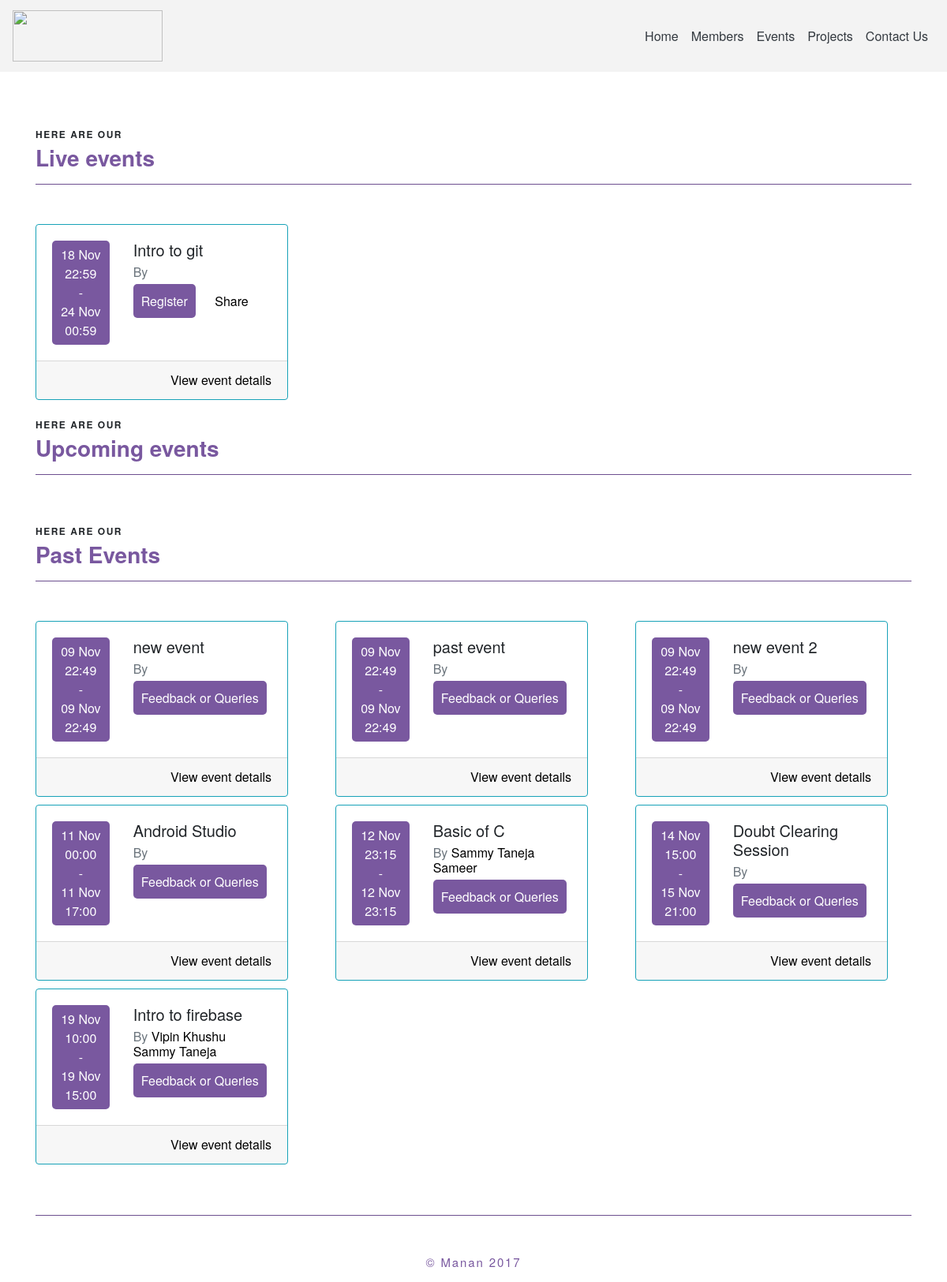
The app's page /events/, older data.
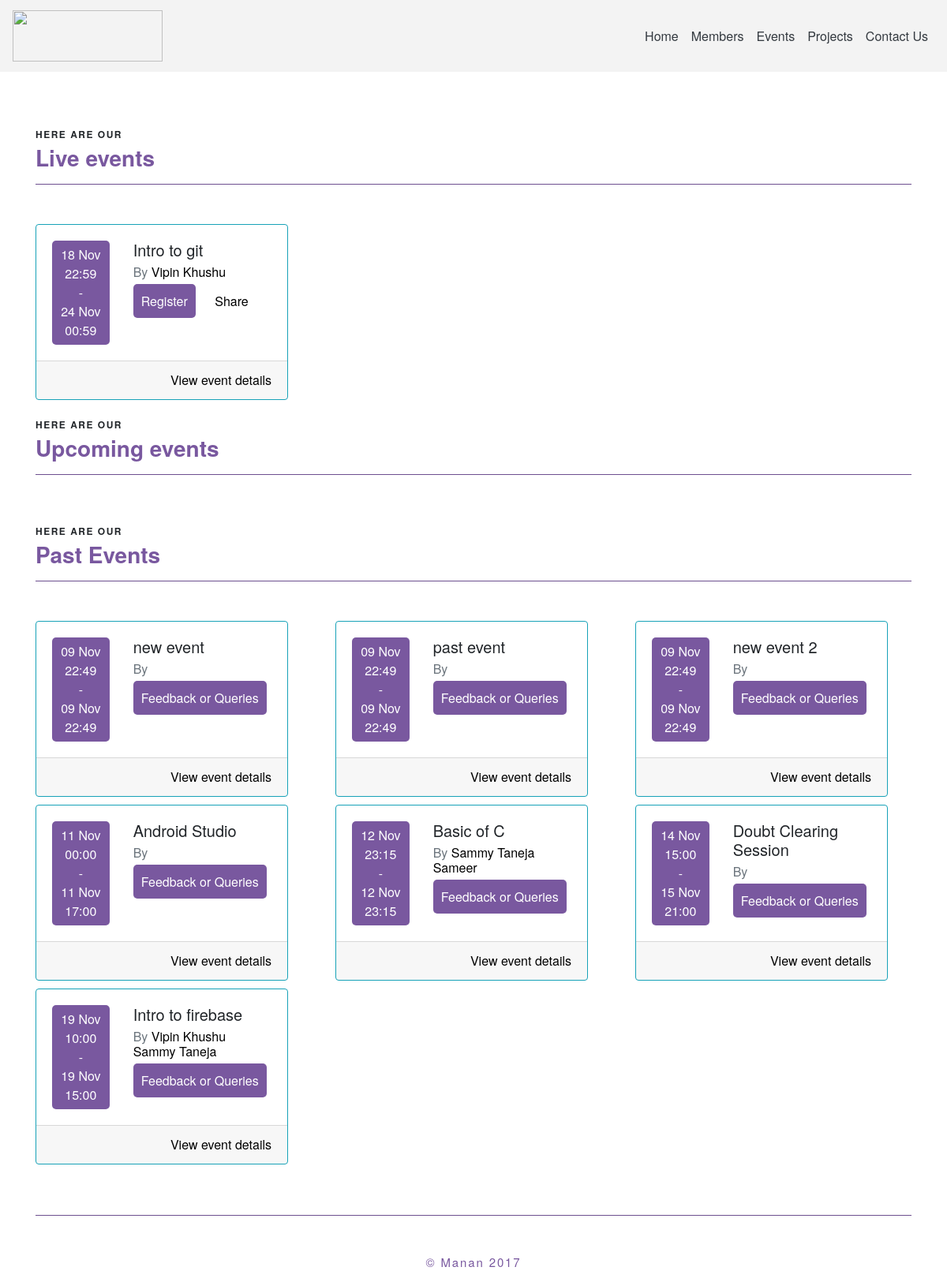
The same page, newer data.
### main/models.py (models this page shows, shortened)
class Event(models.Model):
    description = models.TextField(blank=True, null=True)
    title = models.CharField(max_length=500)
    host = models.ManyToManyField(User)
    venue = models.CharField(max_length=100)
    fee = models.IntegerField(default=0)
    rules = models.TextField(blank=True, null=True)
    prerequistes = models.TextField(blank=True, null=True)
    start_date = models.DateField(default=datetime.date.today,auto_now=False,auto_now_add=False)
    end_date = models.DateField(default=datetime.date.today,auto_now=False,auto_now_add=False)
    start_time = models.TimeField(default=datetime.datetime.now().time(),auto_now=False,auto_now_add=False)
    end_time = models.TimeField(default=datetime.datetime.now().time(),auto_now=False,auto_now_add=False)

class Profile(models.Model):
    user = models.OneToOneField(User, on_delete=models.CASCADE)
    email = models.EmailField(blank=True)
    fname = models.CharField(max_length=100, blank=True)
    lname = models.CharField(max_length=100, blank=True)
    github = models.CharField(max_length=100, blank=True)
    batch = models.IntegerField(default=2017)
    facebook = models.CharField(max_length=100, blank=True)
    linkedin = models.CharField(max_length=100, blank=True)
    twitter = models.CharField(max_length=100, blank=True)
    bio = models.TextField(blank=True, null=True)
    label = models.CharField(max_length=100 , blank=True)
    company = models.CharField(max_length=100, blank=True)
    location = models.CharField(max_length=100,blank=True)
    frameworks = models.CharField(max_length=500,blank=True)
    languages = models.CharField(max_length=500,blank=True)
    achivements = models.CharField(max_length=1000,blank=True)
    he_profile = models.CharField(max_length=100,blank=True)
    spoj_profile = models.CharField(max_length=100,blank=True)
    he_ques = models.IntegerField(default=0)
    spoj_ques = models.IntegerField(default=0)
    git_repos = models.IntegerField(default=0)
    my_website = models.CharField(max_length=100,blank=True)

### main/views.py (the view)
# urls.py: url(r'^events/$',event_list_view,name="events-list"),
def event_list_view(request):
	obj = Event.objects.order_by('start_date','start_time')
	past = []
	future = []
	live = []
	for x in obj :
		if x.end_date <datetime.date.today():
			past.append(x)
		elif x.end_date ==datetime.date.today() and x.end_time < datetime.datetime.now().time():
			past.append(x)
		elif x.start_date > datetime.date.today() or (x.start_date == datetime.date.today() and x.start_time > datetime.datetime.now().time()):
			future.append(x)
		else :
			live.append(x)
	return render(request,'events.html',{'past':past,'future':future,'live':live})

### main/templates/events.html (shortened to what this page needs)
{% extends "header.html" %}
{% block page_context %}
<div class="container">
  <br/><br/>
    {% if live %}
    <div class="row">
    <div class="col-lg-12"><br/>
      <p class="txxt-head">Here are our</p>
      <h3 class="txxt-body">Live events</h3>
      <hr style="background-color: #79589F">
      <br/>
    </div>
  </div>
  <div class="row">
    {% for x in live %}
    <div class="col-lg-4" style="margin-top: 10px;">
      <div class="card border-info" style="width: 20rem;">
        <div class="card-body">
          <div class="row">
            <div class="col-lg-4">
              <div class="container text-center" style="padding:6px;background-color:#79589F;color:#fff;border-radius:5px; ">
                {{ x.start_date|date:"d M " }}{{ x.start_time|time:"H:i" }}
                <br/>
                -
                <br/>
                {{ x.end_date|date:"d M" }} {{ x.end_time|time:"H:i" }}
              </div>
            </div>
            <div class="col-lg-8">
              <h5 class="card-title">{{x.title}}</h5>
              <h6 class="card-subtitle mb-2 text-muted">By
                {% for y in x.host.all %}
                <a href="/member/{{y.username}}">{{y.profile.fname}} {{y.profile.lname}}</a>
                {% endfor %}
              </h6>
              <a href="#" class="card-link"  style="padding:10px;background-color:#79589F;color:#fff;border-radius:5px; " data-toggle="modal" data-target="#registerModal" data-eventid="{{x.pk}}"  data-eventname="{{x.title}}">Register</a>
              <a href="#" class="card-link">Share</a>
            </div>
          </div>
        </div>
        <div class="card-footer">
          <a href="/event/detail/{{x.pk}}" class=" float-right">View event details</a>
        </div>
      </div>
    </div>
    {% endfor %}
  </div>
  {% endif %}
  <div class="row">
    <div class="col-lg-12"><br/>
      <p class="txxt-head">Here are our</p>
      <h3 class="txxt-body">Upcoming events</h3>
      <hr style="background-color: #79589F">
      <br/>
    </div>
  </div>
  <br/>
  <div class="row">
    <div class="col-lg-12">
      <p class="txxt-head">Here are our</p>
      <h3 class="txxt-body">Past Events</h3>
      <hr style="background-color: #79589F">
      <br/>
    </div>
  </div>
  <div class="row">
    {% for x in past %}
    <div class="col-lg-4" style="margin-top: 10px;">
      <div class="card border-info" style="width: 20rem;">
        <div class="card-body">
          <div class="row">
            <div class="col-lg-4">
              <div class="container text-center" style="padding:6px;background-color:#79589F;color:#fff;border-radius:5px; ">
                {{ x.start_date|date:"d M" }} {{ x.start_time|time:"H:i" }}<br/>  -  <br/>{{ x.end_date|date:"d M" }} {{ x.end_time|time:"H:i" }}
              </div>
            </div>
            <div class="col-lg-8">
              <h5 class="card-title">{{x.title}}</h5>
              <h6 class="card-subtitle mb-2 text-muted">By
                {% for y in x.host.all %}
                <a href="/member/{{y.username}}">{{y.profile.fname}} {{y.profile.lname}}</a>
                {% endfor %}
              </h6>
              <a href="/event/detail/{{x.pk}}" class="card-link"  style="padding:10px;background-color:#79589F;color:#fff;border-radius:5px; ">Feedback or Queries</a>
            </div>
          </div>
        </div>
        <div class="card-footer">
          <a href="/event/detail/{{x.pk}}" class=" float-right">View event details</a>
        </div>
      </div>
    </div>
    {% endfor %}
  </div>
  <br/><br/>
  <hr style="background-color: #79589F">
</div>
<br/>
{% endblock page_context %}

### main/templates/header.html (shortened to what this page needs)
<!doctype html>
<html lang="en">
<head>
  <link rel="stylesheet" href="https://maxcdn.bootstrapcdn.com/bootstrap/4.0.0-beta.2/css/bootstrap.min.css">
</head>
<body>
  <nav class="navbar navbar-expand-lg navbar-dark" style="background-color: #f3f3f3;">
    <a class="navbar-brand" href="/">
      <img src="https://s3.amazonaws.com/aws-website-manan-y6eya/manan/manan-logo.png" width="190" height="65"><br/>
    </a>
    <div class="collapse navbar-collapse justify-content-end" id="navbarSupportedContent">
      <ul class="navbar-nav justify-content-end">
        <li class="nav-item active">
          <a class="nav-link text-dark" href="/">Home <span class="sr-only">(current)</span></a>
        </li>
        <li class="nav-item">
          <a class="nav-link  text-dark" href="/members">Members</a>
        </li>
        <li class="nav-item">
          <a class="nav-link  text-dark" href="/events/">Events</a>
        </li>
        <li class="nav-item">
          <a class="nav-link  text-dark" href="/projects/">Projects</a>
        </li>
        <li class="nav-item">
          <a class="nav-link  text-dark" href="/contactus/">Contact Us</a>
        </li>
      </ul>
    </div>
  </nav>
  {% block page_context %}
  {% endblock page_context %}
  <footer class="txxt-tail text-center">
    <p style="color:#79589F;padding-top: 10px;">© Manan 2017 </p>
  </footer>
</body>
</html>

### main/templates/header.html (style rules this page uses)
body { font-family: "BentonSans", "Helvetica Neue", sans-serif; }
a { color: #000; }
.txxt-head { margin-bottom: 20px; font-size: 12px; font-weight: bold; text-transform: uppercase; letter-spacing: .125em; margin: 0 0 .5em 0; line-height: 1.2; }
.txxt-body { color:#79589F; font-weight: bold; margin: 0 0 .5em 0; line-height: 1.2; }
.txxt-tail { margin-bottom: 20px; font-size: 15px; letter-spacing: .125em; margin: 0 0 .5em 0; line-height: 1.2; }

Row changes from the older to the newer data that the page shows:
changed Event "Intro to git": gains auth_user (profile.fname "Vipin", profile.lname "Khushu")
